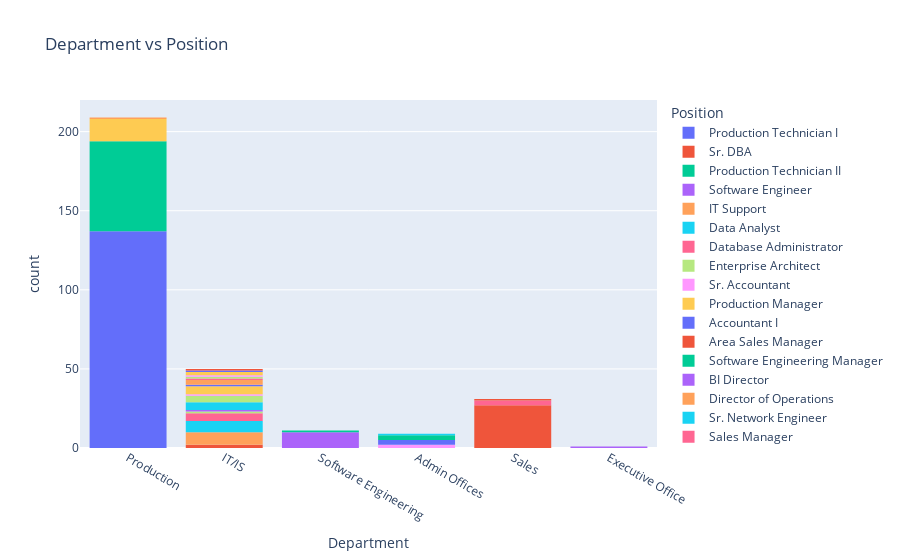

Notebook code cell kept with this figure:
### Code cell
hist = px.histogram(df, x='Department', color='Position', title='Department vs Position')
hist.show()

### Figure 1 — Plotly figure (JSON) as saved in the notebook; plotly's stock layout.template omitted (floating-point values rounded to 4 significant figures; data arrays with more than 128 entries replaced by an {"elided": "..."} marker saying what was removed)
{"data": [{"alignmentgroup": "True", "bingroup": "x", "hovertemplate": "Position=Production Technician I<br>Department=%{x}<br>count=%{y}<extra></extra>", "legendgroup": "Production Technician I", "marker": {"color": "#636efa", "pattern": {"shape": ""}}, "name": "Production Technician I", "offsetgroup": "Production Technician I", "orientation": "v", "showlegend": true, "type": "histogram", "x": {"elided": "137 str values"}, "xaxis": "x", "yaxis": "y"}, {"alignmentgroup": "True", "bingroup": "x", "hovertemplate": "Position=Sr. DBA<br>Department=%{x}<br>count=%{y}<extra></extra>", "legendgroup": "Sr. DBA", "marker": {"color": "#EF553B", "pattern": {"shape": ""}}, "name": "Sr. DBA", "offsetgroup": "Sr. DBA", "orientation": "v", "showlegend": true, "type": "histogram", "x": ["IT/IS", "IT/IS"], "xaxis": "x", "yaxis": "y"}, {"alignmentgroup": "True", "bingroup": "x", "hovertemplate": "Position=Production Technician II<br>Department=%{x}<br>count=%{y}<extra></extra>", "legendgroup": "Production Technician II", "marker": {"color": "#00cc96", "pattern": {"shape": ""}}, "name": "Production Technician II", "offsetgroup": "Production Technician II", "orientation": "v", "showlegend": true, "type": "histogram", "x": ["Production       ", "Production       ", "Production       ", "Production       ", "Production       ", "Production       ", "Production       ", "Production       ", "Production       ", "Production       ", "Production       ", "Production       ", "Production       ", "Production       ", "Production       ", "Production       ", "Production       ", "Production       ", "Production       ", "Production       ", "Production       ", "Production       ", "Production       ", "Production       ", "Production       ", "Production       ", "Production       ", "Production       ", "Production       ", "Production       ", "Production       ", "Production       ", "Production       ", "Production       ", "Production       ", "Production       ", "Production       ", "Production       ", "Production       ", "Production       ", "Production       ", "Production       ", "Production       ", "Production       ", "Production       ", "Production       ", "Production       ", "Production       ", "Production       ", "Production       ", "Production       ", "Production       ", "Production       ", "Production       ", "Production       ", "Production       ", "Production       "], "xaxis": "x", "yaxis": "y"}, {"alignmentgroup": "True", "bingroup": "x", "hovertemplate": "Position=Software Engineer<br>Department=%{x}<br>count=%{y}<extra></extra>", "legendgroup": "Software Engineer", "marker": {"color": "#ab63fa", "pattern": {"shape": ""}}, "name": "Software Engineer", "offsetgroup": "Software Engineer", "orientation": "v", "showlegend": true, "type": "histogram", "x": ["Software Engineering", "Software Engineering", "Software Engineering", "Software Engineering", "Software Engineering", "Software Engineering", "Software Engineering", "Software Engineering", "Software Engineering", "Software Engineering"], "xaxis": "x", "yaxis": "y"}, {"alignmentgroup": "True", "bingroup": "x", "hovertemplate": "Position=IT Support<br>Department=%{x}<br>count=%{y}<extra></extra>", "legendgroup": "IT Support", "marker": {"color": "#FFA15A", "pattern": {"shape": ""}}, "name": "IT Support", "offsetgroup": "IT Support", "orientation": "v", "showlegend": true, "type": "histogram", "x": ["IT/IS", "IT/IS", "IT/IS", "IT/IS", "IT/IS", "IT/IS", "IT/IS", "IT/IS"], "xaxis": "x", "yaxis": "y"}, {"alignmentgroup": "True", "bingroup": "x", "hovertemplate": "Position=Data Analyst<br>Department=%{x}<br>count=%{y}<extra></extra>", "legendgroup": "Data Analyst", "marker": {"color": "#19d3f3", "pattern": {"shape": ""}}, "name": "Data Analyst", "offsetgroup": "Data Analyst", "orientation": "v", "showlegend": true, "type": "histogram", "x": ["IT/IS", "IT/IS", "IT/IS", "IT/IS", "IT/IS", "IT/IS", "IT/IS"], "xaxis": "x", "yaxis": "y"}, {"alignmentgroup": "True", "bingroup": "x", "hovertemplate": "Position=Database Administrator<br>Department=%{x}<br>count=%{y}<extra></extra>", "legendgroup": "Database Administrator", "marker": {"color": "#FF6692", "pattern": {"shape": ""}}, "name": "Database Administrator", "offsetgroup": "Database Administrator", "orientation": "v", "showlegend": true, "type": "histogram", "x": ["IT/IS", "IT/IS", "IT/IS", "IT/IS", "IT/IS"], "xaxis": "x", "yaxis": "y"}, {"alignmentgroup": "True", "bingroup": "x", "hovertemplate": "Position=Enterprise Architect<br>Department=%{x}<br>count=%{y}<extra></extra>", "legendgroup": "Enterprise Architect", "marker": {"color": "#B6E880", "pattern": {"shape": ""}}, "name": "Enterprise Architect", "offsetgroup": "Enterprise Architect", "orientation": "v", "showlegend": true, "type": "histogram", "x": ["IT/IS"], "xaxis": "x", "yaxis": "y"}, {"alignmentgroup": "True", "bingroup": "x", "hovertemplate": "Position=Sr. Accountant<br>Department=%{x}<br>count=%{y}<extra></extra>", "legendgroup": "Sr. Accountant", "marker": {"color": "#FF97FF", "pattern": {"shape": ""}}, "name": "Sr. Accountant", "offsetgroup": "Sr. Accountant", "orientation": "v", "showlegend": true, "type": "histogram", "x": ["Admin Offices", "Admin Offices"], "xaxis": "x", "yaxis": "y"}, {"alignmentgroup": "True", "bingroup": "x", "hovertemplate": "Position=Production Manager<br>Department=%{x}<br>count=%{y}<extra></extra>", "legendgroup": "Production Manager", "marker": {"color": "#FECB52", "pattern": {"shape": ""}}, "name": "Production Manager", "offsetgroup": "Production Manager", "orientation": "v", "showlegend": true, "type": "histogram", "x": ["Production       ", "Production       ", "Production       ", "Production       ", "Production       ", "Production       ", "Production       ", "Production       ", "Production       ", "Production       ", "Production       ", "Production       ", "Production       ", "Production       "], "xaxis": "x", "yaxis": "y"}, {"alignmentgroup": "True", "bingroup": "x", "hovertemplate": "Position=Accountant I<br>Department=%{x}<br>count=%{y}<extra></extra>", "legendgroup": "Accountant I", "marker": {"color": "#636efa", "pattern": {"shape": ""}}, "name": "Accountant I", "offsetgroup": "Accountant I", "orientation": "v", "showlegend": true, "type": "histogram", "x": ["Admin Offices", "Admin Offices", "Admin Offices"], "xaxis": "x", "yaxis": "y"}, {"alignmentgroup": "True", "bingroup": "x", "hovertemplate": "Position=Area Sales Manager<br>Department=%{x}<br>count=%{y}<extra></extra>", "legendgroup": "Area Sales Manager", "marker": {"color": "#EF553B", "pattern": {"shape": ""}}, "name": "Area Sales Manager", "offsetgroup": "Area Sales Manager", "orientation": "v", "showlegend": true, "type": "histogram", "x": ["Sales", "Sales", "Sales", "Sales", "Sales", "Sales", "Sales", "Sales", "Sales", "Sales", "Sales", "Sales", "Sales", "Sales", "Sales", "Sales", "Sales", "Sales", "Sales", "Sales", "Sales", "Sales", "Sales", "Sales", "Sales", "Sales", "Sales"], "xaxis": "x", "yaxis": "y"}, {"alignmentgroup": "True", "bingroup": "x", "hovertemplate": "Position=Software Engineering Manager<br>Department=%{x}<br>count=%{y}<extra></extra>", "legendgroup": "Software Engineering Manager", "marker": {"color": "#00cc96", "pattern": {"shape": ""}}, "name": "Software Engineering Manager", "offsetgroup": "Software Engineering Manager", "orientation": "v", "showlegend": true, "type": "histogram", "x": ["Software Engineering"], "xaxis": "x", "yaxis": "y"}, {"alignmentgroup": "True", "bingroup": "x", "hovertemplate": "Position=BI Director<br>Department=%{x}<br>count=%{y}<extra></extra>", "legendgroup": "BI Director", "marker": {"color": "#ab63fa", "pattern": {"shape": ""}}, "name": "BI Director", "offsetgroup": "BI Director", "orientation": "v", "showlegend": true, "type": "histogram", "x": ["IT/IS"], "xaxis": "x", "yaxis": "y"}, {"alignmentgroup": "True", "bingroup": "x", "hovertemplate": "Position=Director of Operations<br>Department=%{x}<br>count=%{y}<extra></extra>", "legendgroup": "Director of Operations", "marker": {"color": "#FFA15A", "pattern": {"shape": ""}}, "name": "Director of Operations", "offsetgroup": "Director of Operations", "orientation": "v", "showlegend": true, "type": "histogram", "x": ["Production       "], "xaxis": "x", "yaxis": "y"}, {"alignmentgroup": "True", "bingroup": "x", "hovertemplate": "Position=Sr. Network Engineer<br>Department=%{x}<br>count=%{y}<extra></extra>", "legendgroup": "Sr. Network Engineer", "marker": {"color": "#19d3f3", "pattern": {"shape": ""}}, "name": "Sr. Network Engineer", "offsetgroup": "Sr. Network Engineer", "orientation": "v", "showlegend": true, "type": "histogram", "x": ["IT/IS", "IT/IS", "IT/IS", "IT/IS", "IT/IS"], "xaxis": "x", "yaxis": "y"}, {"alignmentgroup": "True", "bingroup": "x", "hovertemplate": "Position=Sales Manager<br>Department=%{x}<br>count=%{y}<extra></extra>", "legendgroup": "Sales Manager", "marker": {"color": "#FF6692", "pattern": {"shape": ""}}, "name": "Sales Manager", "offsetgroup": "Sales Manager", "orientation": "v", "showlegend": true, "type": "histogram", "x": ["Sales", "Sales", "Sales"], "xaxis": "x", "yaxis": "y"}, {"alignmentgroup": "True", "bingroup": "x", "hovertemplate": "Position=BI Developer<br>Department=%{x}<br>count=%{y}<extra></extra>", "legendgroup": "BI Developer", "marker": {"color": "#B6E880", "pattern": {"shape": ""}}, "name": "BI Developer", "offsetgroup": "BI Developer", "orientation": "v", "showlegend": true, "type": "histogram", "x": ["IT/IS", "IT/IS", "IT/IS", "IT/IS"], "xaxis": "x", "yaxis": "y"}, {"alignmentgroup": "True", "bingroup": "x", "hovertemplate": "Position=IT Manager - Support<br>Department=%{x}<br>count=%{y}<extra></extra>", "legendgroup": "IT Manager - Support", "marker": {"color": "#FF97FF", "pattern": {"shape": ""}}, "name": "IT Manager - Support", "offsetgroup": "IT Manager - Support", "orientation": "v", "showlegend": true, "type": "histogram", "x": ["IT/IS"], "xaxis": "x", "yaxis": "y"}, {"alignmentgroup": "True", "bingroup": "x", "hovertemplate": "Position=Network Engineer<br>Department=%{x}<br>count=%{y}<extra></extra>", "legendgroup": "Network Engineer", "marker": {"color": "#FECB52", "pattern": {"shape": ""}}, "name": "Network Engineer", "offsetgroup": "Network Engineer", "orientation": "v", "showlegend": true, "type": "histogram", "x": ["IT/IS", "IT/IS", "IT/IS", "IT/IS", "IT/IS"], "xaxis": "x", "yaxis": "y"}, {"alignmentgroup": "True", "bingroup": "x", "hovertemplate": "Position=IT Director<br>Department=%{x}<br>count=%{y}<extra></extra>", "legendgroup": "IT Director", "marker": {"color": "#636efa", "pattern": {"shape": ""}}, "name": "IT Director", "offsetgroup": "IT Director", "orientation": "v", "showlegend": true, "type": "histogram", "x": ["IT/IS"], "xaxis": "x", "yaxis": "y"}, {"alignmentgroup": "True", "bingroup": "x", "hovertemplate": "Position=Director of Sales<br>Department=%{x}<br>count=%{y}<extra></extra>", "legendgroup": "Director of Sales", "marker": {"color": "#EF553B", "pattern": {"shape": ""}}, "name": "Director of Sales", "offsetgroup": "Director of Sales", "orientation": "v", "showlegend": true, "type": "histogram", "x": ["Sales"], "xaxis": "x", "yaxis": "y"}, {"alignmentgroup": "True", "bingroup": "x", "hovertemplate": "Position=Administrative Assistant<br>Department=%{x}<br>count=%{y}<extra></extra>", "legendgroup": "Administrative Assistant", "marker": {"color": "#00cc96", "pattern": {"shape": ""}}, "name": "Administrative Assistant", "offsetgroup": "Administrative Assistant", "orientation": "v", "showlegend": true, "type": "histogram", "x": ["Admin Offices", "Admin Offices", "Admin Offices"], "xaxis": "x", "yaxis": "y"}, {"alignmentgroup": "True", "bingroup": "x", "hovertemplate": "Position=President & CEO<br>Department=%{x}<br>count=%{y}<extra></extra>", "legendgroup": "President & CEO", "marker": {"color": "#ab63fa", "pattern": {"shape": ""}}, "name": "President & CEO", "offsetgroup": "President & CEO", "orientation": "v", "showlegend": true, "type": "histogram", "x": ["Executive Office"], "xaxis": "x", "yaxis": "y"}, {"alignmentgroup": "True", "bingroup": "x", "hovertemplate": "Position=Senior BI Developer<br>Department=%{x}<br>count=%{y}<extra></extra>", "legendgroup": "Senior BI Developer", "marker": {"color": "#FFA15A", "pattern": {"shape": ""}}, "name": "Senior BI Developer", "offsetgroup": "Senior BI Developer", "orientation": "v", "showlegend": true, "type": "histogram", "x": ["IT/IS", "IT/IS", "IT/IS"], "xaxis": "x", "yaxis": "y"}, {"alignmentgroup": "True", "bingroup": "x", "hovertemplate": "Position=Shared Services Manager<br>Department=%{x}<br>count=%{y}<extra></extra>", "legendgroup": "Shared Services Manager", "marker": {"color": "#19d3f3", "pattern": {"shape": ""}}, "name": "Shared Services Manager", "offsetgroup": "Shared Services Manager", "orientation": "v", "showlegend": true, "type": "histogram", "x": ["Admin Offices"], "xaxis": "x", "yaxis": "y"}, {"alignmentgroup": "True", "bingroup": "x", "hovertemplate": "Position=IT Manager - Infra<br>Department=%{x}<br>count=%{y}<extra></extra>", "legendgroup": "IT Manager - Infra", "marker": {"color": "#FF6692", "pattern": {"shape": ""}}, "name": "IT Manager - Infra", "offsetgroup": "IT Manager - Infra", "orientation": "v", "showlegend": true, "type": "histogram", "x": ["IT/IS"], "xaxis": "x", "yaxis": "y"}, {"alignmentgroup": "True", "bingroup": "x", "hovertemplate": "Position=Principal Data Architect<br>Department=%{x}<br>count=%{y}<extra></extra>", "legendgroup": "Principal Data Architect", "marker": {"color": "#B6E880", "pattern": {"shape": ""}}, "name": "Principal Data Architect", "offsetgroup": "Principal Data Architect", "orientation": "v", "showlegend": true, "type": "histogram", "x": ["IT/IS"], "xaxis": "x", "yaxis": "y"}, {"alignmentgroup": "True", "bingroup": "x", "hovertemplate": "Position=Data Architect<br>Department=%{x}<br>count=%{y}<extra></extra>", "legendgroup": "Data Architect", "marker": {"color": "#FF97FF", "pattern": {"shape": ""}}, "name": "Data Architect", "offsetgroup": "Data Architect", "orientation": "v", "showlegend": true, "type": "histogram", "x": ["IT/IS"], "xaxis": "x", "yaxis": "y"}, {"alignmentgroup": "True", "bingroup": "x", "hovertemplate": "Position=IT Manager - DB<br>Department=%{x}<br>count=%{y}<extra></extra>", "legendgroup": "IT Manager - DB", "marker": {"color": "#FECB52", "pattern": {"shape": ""}}, "name": "IT Manager - DB", "offsetgroup": "IT Manager - DB", "orientation": "v", "showlegend": true, "type": "histogram", "x": ["IT/IS", "IT/IS"], "xaxis": "x", "yaxis": "y"}, {"alignmentgroup": "True", "bingroup": "x", "hovertemplate": "Position=Data Analyst <br>Department=%{x}<br>count=%{y}<extra></extra>", "legendgroup": "Data Analyst ", "marker": {"color": "#636efa", "pattern": {"shape": ""}}, "name": "Data Analyst ", "offsetgroup": "Data Analyst ", "orientation": "v", "showlegend": true, "type": "histogram", "x": ["IT/IS"], "xaxis": "x", "yaxis": "y"}, {"alignmentgroup": "True", "bingroup": "x", "hovertemplate": "Position=CIO<br>Department=%{x}<br>count=%{y}<extra></extra>", "legendgroup": "CIO", "marker": {"color": "#EF553B", "pattern": {"shape": ""}}, "name": "CIO", "offsetgroup": "CIO", "orientation": "v", "showlegend": true, "type": "histogram", "x": ["IT/IS"], "xaxis": "x", "yaxis": "y"}], "layout": {"barmode": "relative", "legend": {"title": {"text": "Position"}, "tracegroupgap": 0}, "title": {"text": "Department vs Position"}, "xaxis": {"anchor": "y", "domain": [0, 1], "title": {"text": "Department"}}, "yaxis": {"anchor": "x", "domain": [0, 1], "title": {"text": "count"}}}}
